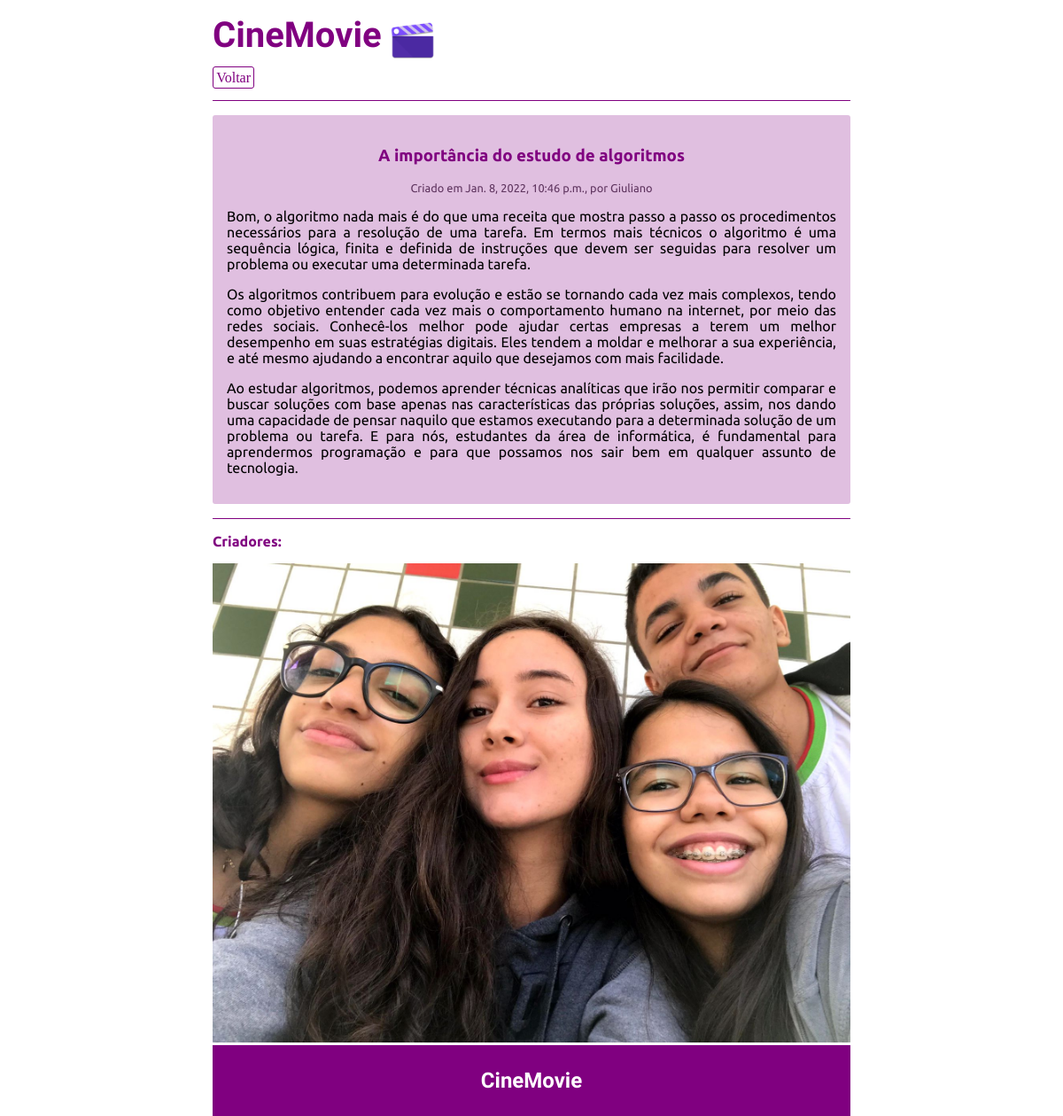
The app's page /blog/a-importancia-do-estudo-de-algoritmos/ with its own data.
### blog/models.py (models this page shows, shortened)
class Post(models.Model):
    title = models.CharField(max_length=255)
    slug = models.SlugField(max_length=255, unique=True)
    body = models.TextField()
    author = models.ForeignKey(User, on_delete=models.CASCADE)
    created = models.DateTimeField(auto_now_add=True)
    update = models.DateTimeField(auto_now=True)
    class Meta:
        ordering = ("-created",)

### blog/views.py (the view)
# urls.py: path('<slug:slug>/', views.PostDetailview.as_view(), name='detail')
class PostDetailview(DetailView):
    model = Post

### blog/templates/blog/post_detail.html (shortened to what this page needs)
{% extends 'blog/base.html' %}
{%block linkCabecalho%} <a id="link-voltar" href="{% url 'blog:list' %}">Voltar</a> {% endblock %}
{% block conteudo %}
<section class="post post-detail">
    <h3 class="titulo-post">{{post.title}}</h3>
    <p class="detalhes-criacao-post">Criado em {{post.created}}, por {{post.author}}</p>
    <p class="conteudo-post">{{post.body|linebreaks}}</p>
</section>
{% endblock %}

### blog/static/css/estilo.css (style rules this page uses)
body { margin: 0 20%; }
a { text-decoration: none; }
#link-voltar { border: 1px solid purple; border-radius: 3px; color: purple; padding: 0.2rem; }
.post { background-color: rgb(224, 191, 224); margin: 1rem 0; padding: 1rem; text-align: justify; border-radius: 3px; font-family: 'Ubuntu', sans-serif; }
.titulo-post { color: purple; text-align: center; }
.detalhes-criacao-post { text-align: center; color: rgb(95, 53, 95); font-size: 0.8rem; }

### records on screen
Post: title "A importância do estudo de algoritmos", created "Jan. 8, 2022, 10:46 p.m.", author "Giuliano", body "Bom, o algoritmo nada mais é do que uma receita que mostra passo a passo os procedimentos necessários para a resolução de uma tarefa. Em termos mais técnicos o algoritmo é uma sequência lógica, finita e definida de instruções que devem ser seguidas para resolver um problema ou executar uma determinada tarefa. Os algoritmos contribuem para evolução e estão se tornando cada vez mais complexos, tendo como objetivo entender cada vez mais o comportamento humano na internet, por meio das redes sociais. Conhecê-los melhor pode ajudar certas empresas a terem um melhor desempenho em suas estratégias digitais. Eles tendem a moldar e melhorar a sua experiência, e até mesmo ajudando a encontrar aquilo…"
